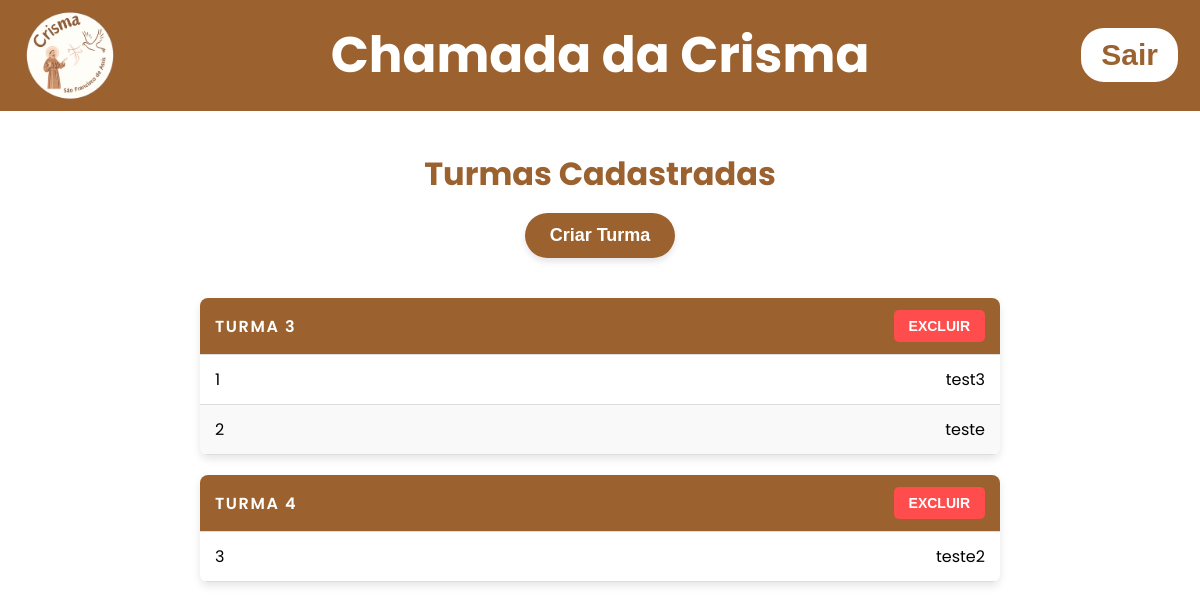
The app's page /listturmas (signed in), older data.
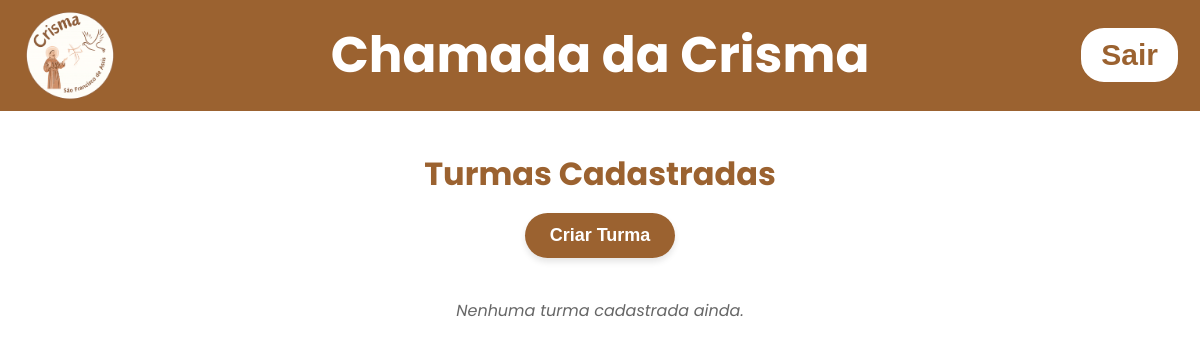
The same page, newer data.
### tables this page shows
CREATE TABLE turmas (
    id INTEGER PRIMARY KEY AUTOINCREMENT,
    turma_name TEXT NOT NULL UNIQUE                            
);

CREATE TABLE crismandos (
    id INTEGER PRIMARY KEY AUTOINCREMENT,
    name TEXT UNIQUE NOT NULL,
    turma_id INTEGER NOT NULL,    
    created_at TEXT DEFAULT CURRENT_TIMESTAMP,
    FOREIGN KEY (turma_id) REFERENCES turmas(id)    
);

### app.py (the view)
@app.get('/listturmas')
def list_turmas():
    if 'admin' not in session :
        return render_template('index.html')
    msg = request.args.get('msg')
    with get_conn() as conn:
        cur = conn.cursor()
        cur.execute("SELECT id, turma_name FROM turmas ORDER BY turma_name")
        turmas = cur.fetchall()
        cur.execute("SELECT id, name, turma_id FROM crismandos ORDER BY name")
        crismandos = cur.fetchall()
    return render_template('turmas.html', turmas=turmas, msgturmas=msg, crismandos = crismandos)

### app.py (called while the page is built)
def get_conn():
    conn = sqlite3.connect("data/dataBase.db")
    conn.row_factory = sqlite3.Row
    return conn

### templates/turmas.html (shortened to what this page needs)
<!DOCTYPE html>
<html lang="pt-br">
<head>
    <link
      rel="stylesheet"
      href="{{url_for('static', filename='css/styleconfigadmin.css')}}"
    />
    <link
      rel="stylesheet"
      href="{{url_for('static', filename='css/styleturmas.css')}}"
    />
</head>
<body>
<header>
      <div class="header-left">
        <img
          src="{{url_for('static', filename='images/logocrismamaior.png')}}"
          alt="Logo da crisma"
          class="logo"
        />
        <h1 class="title-center" onclick="window.location.href='/homepage'" >Chamada da Crisma</h1>
      </div>
      <form action="{{url_for('logout_user')}}" method="post">
        <button class="button-logout">Sair</button>
      </form>
    </header>
<main>
    <div class="container-principal">
            <h2>Turmas Cadastradas</h2>
            <button onclick="OpenModalTurmas()">Criar Turma</button>
            {% if turmas %}
{% for turma in turmas %}
    <table class="tabela-turmas">
        <thead>
            <tr>
                <th>{{turma.turma_name}}</th>
                <th>
                        <button type="button" onclick="OpenModalConfirmation()" id="openmodalconfirmation">EXCLUIR</button>
                </th>
            </tr>
        </thead>
        <tbody>
            {%for crismando in crismandos | sort(attribute='name')%}
                 {% if crismando.turma_id == turma.id %}
                 <tr>
                     <td>{{loop.index}}</td> <td>{{crismando.name}}</td> </tr>
                 {%endif%}
             {%endfor%}
        </tbody>
    </table>
{% endfor %}
            {% else %}
                <p>Nenhuma turma cadastrada ainda.</p>
            {% endif %}
</main>
</body>
</html>

Row changes from the older to the newer data that the page shows:
removed turmas: turma_name "TURMA 3"
removed crismandos: name "test3", shown under "TURMA 3"
removed crismandos: name "teste", shown under "TURMA 3"
removed turmas: turma_name "TURMA 4"
removed crismandos: name "teste2", shown under "TURMA 4"
Text that changed along with them:
text now shown: "Nenhuma turma cadastrada ainda."
